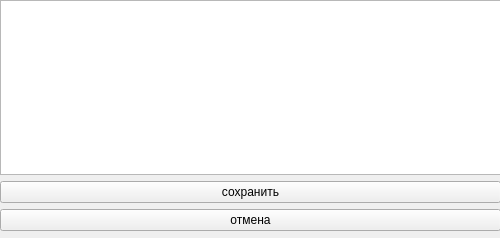
<?xml version="1.0" encoding="UTF-8"?>
<ui version="4.0">
 <class>Form</class>
 <widget class="QWidget" name="Form">
  <property name="geometry">
   <rect>
    <x>0</x>
    <y>0</y>
    <width>500</width>
    <height>238</height>
   </rect>
  </property>
  <property name="windowTitle">
   <string>Form</string>
  </property>
  <widget class="QWidget" name="horizontalLayoutWidget">
   <property name="geometry">
    <rect>
     <x>0</x>
     <y>0</y>
     <width>501</width>
     <height>231</height>
    </rect>
   </property>
   <layout class="QHBoxLayout" name="horizontalLayout">
    <item>
     <layout class="QVBoxLayout" name="verticalLayout">
      <item>
       <widget class="QTableWidget" name="tableWidget"/>
      </item>
      <item>
       <widget class="QPushButton" name="btn_save">
        <property name="text">
         <string>сохранить</string>
        </property>
       </widget>
      </item>
      <item>
       <widget class="QPushButton" name="btn_close">
        <property name="text">
         <string>отмена</string>
        </property>
       </widget>
      </item>
     </layout>
    </item>
   </layout>
  </widget>
 </widget>
 <resources/>
 <connections/>
</ui>
